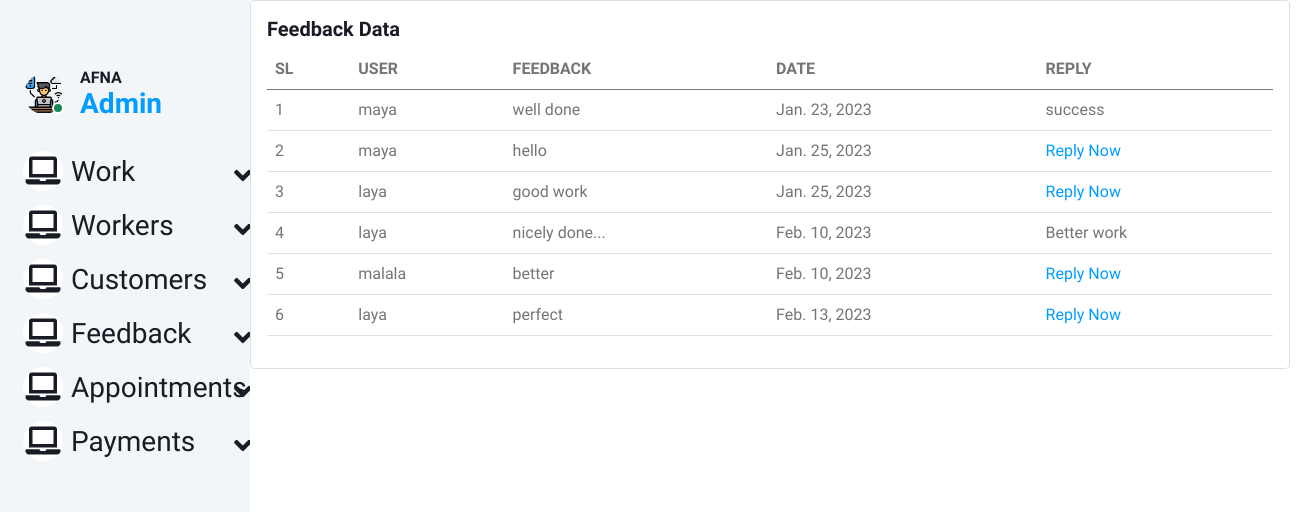
Page /feedbacks on the earlier database version.
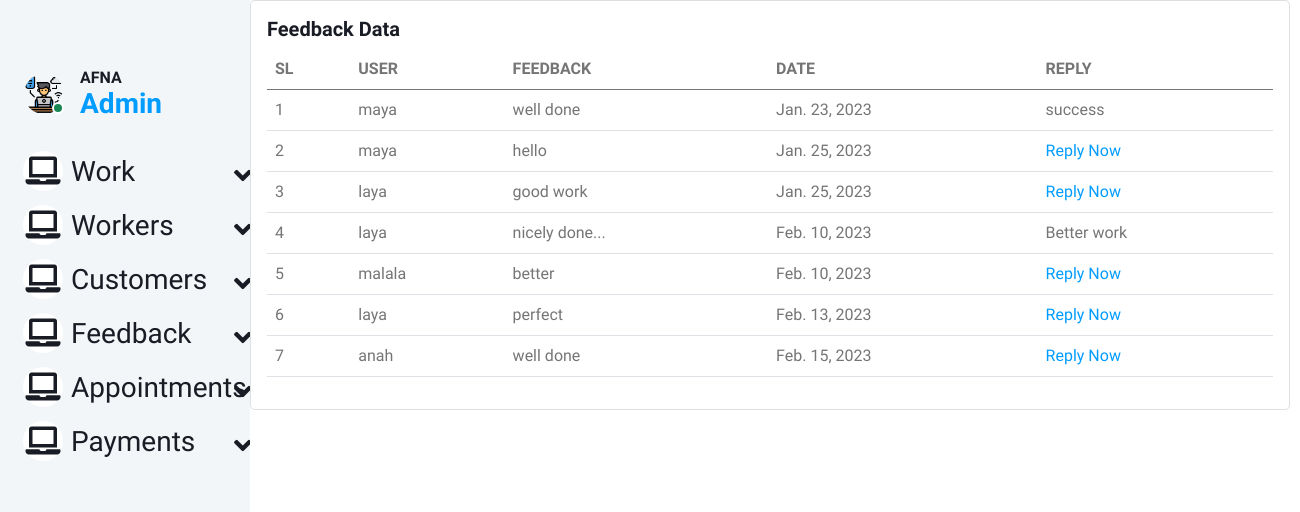
Same page on the later database version.
### online_home_service_app/models.py (models this page shows)
class Complaints(models.Model):
    user = models.ForeignKey(Login,on_delete=models.DO_NOTHING)
    feedback = models.TextField()
    date = models.DateField(auto_now=True)
    reply = models.TextField(null=True,blank=True)

class Login(AbstractUser):
    is_customer=models.BooleanField(default=False)
    is_worker=models.BooleanField(default=False)

### online_home_service_app/views.py (the view)
# urls.py: path("feedbacks", views.feedbacks, name="feedbacks"),
def feedbacks(request):
    n = Complaints.objects.all
    return render(request, "admin/feedbacks.html",{"feedbacks":n})

### templates/admin/feedbacks.html (shortened to what this page needs)
{% extends "admin/admin base.html" %}
{% block content %}
<div class="card" style="width: 65rem;">
  <div class="card-body">
    <h5 class="card-title">Feedback Data</h5>
<table class="table">
  <thead>
    <tr>
      <th scope="col">SL</th>
      <th scope="col">USER</th>
      <th scope="col">FEEDBACK</th>
      <th scope="col">DATE</th>
      <th scope="col">REPLY</th>
    </tr>
  </thead>
  <tbody>
      {% for n in feedbacks %}
    <tr>
      <td>{{forloop.counter}}</td>
      <td>{{n.user}}</td>
        <td>{{n.feedback}}</td>
         <td>{{n.date}}</td>
       <td>
        {% if n.reply == None %}
           <a href = "{% url 'reply_feedback' n.id %}">Reply Now</a>
        {% else %}
        {{n.reply}}
        {% endif %}
      </td>
    {% empty %}
    </tr>
      <tr>
        <td colspan="7"><h3>No Results Found</h3></td>
      </tr>
{% endfor %}
  </tbody>
  </table>
{% endblock %}

Differences in the rows shown:
added Complaints: user "anah", feedback "well done", date "Feb. 15, 2023", shows "Reply Now"
